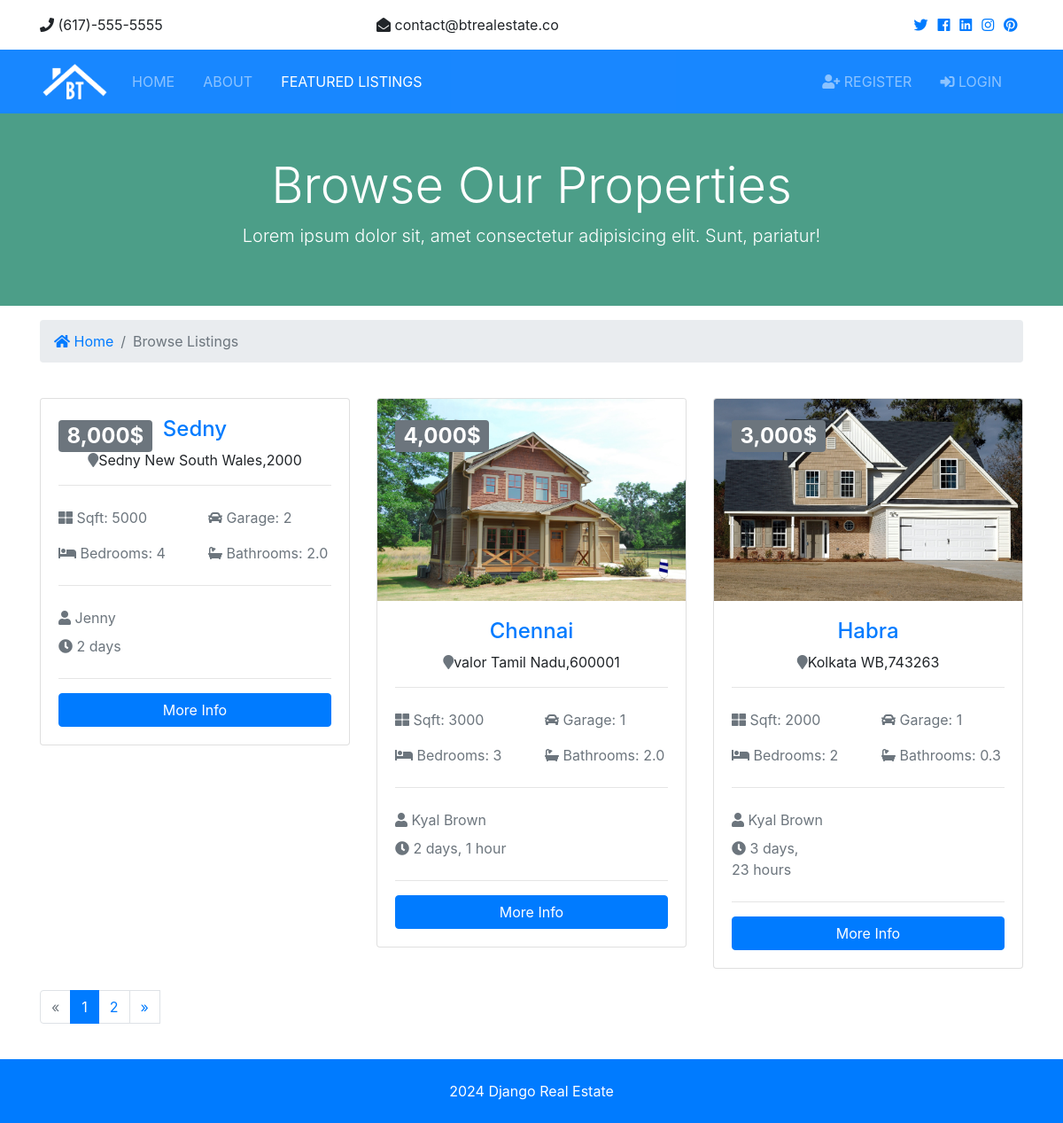
The page /listings/ on the database as committed earlier.
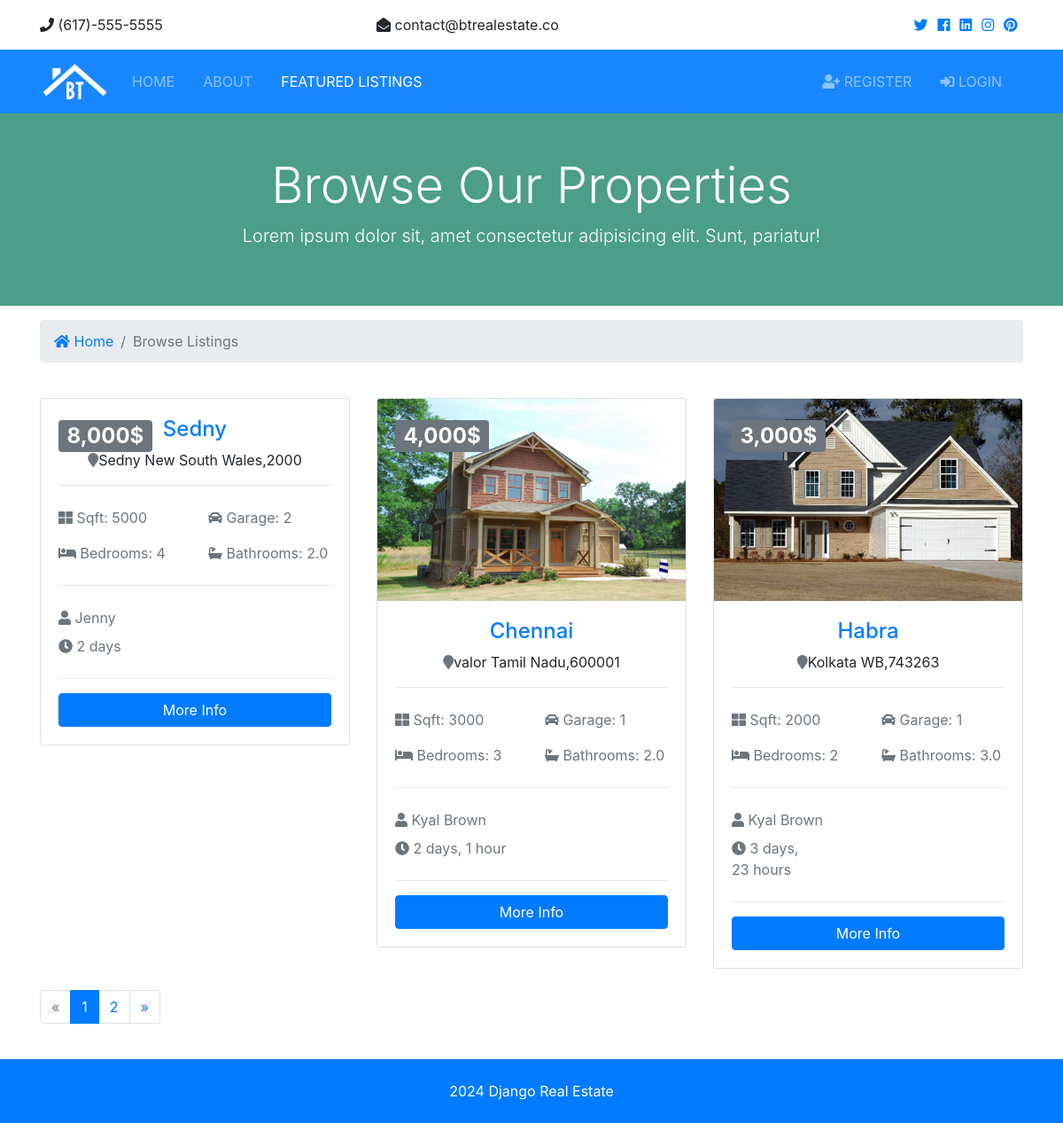
The same page on the database as committed later.
### listings/models.py (models this page shows, shortened)
class Listing(models.Model):
    realtor = models.ForeignKey(Realtor, on_delete=models.DO_NOTHING)
    title = models.CharField(max_length = 200)
    address = models.CharField(max_length = 200)
    city = models.CharField(max_length = 200)
    state = models.CharField(max_length = 200)
    zipcode = models.CharField(max_length = 200)
    description = models.TextField(blank=True)
    price = models.IntegerField()
    bedrooms = models.IntegerField()
    bathrooms = models.DecimalField(max_digits=2,decimal_places=1)
    garage = models.IntegerField(default=0)
    sqft = models.IntegerField()
    lot_size= models.DecimalField(max_digits=5,decimal_places=1)
    photo_main = models.ImageField(upload_to ='photos/%Y/%m/%d/', blank=True)
    photo_1 = models.ImageField(upload_to ='photos/%Y/%m/%d/',blank=True)
    photo_2 = models.ImageField(upload_to ='photos/%Y/%m/%d/', blank=True)
    photo_3 = models.ImageField(upload_to ='photos/%Y/%m/%d/', blank=True)
    photo_4 = models.ImageField(upload_to ='photos/%Y/%m/%d/', blank=True)
    photo_5 = models.ImageField(upload_to ='photos/%Y/%m/%d/', blank=True)
    is_published = models.BooleanField(default=True)
    list_date = models.DateTimeField(default= datetime.now , blank=True)

### realtors/models.py (models this page shows)
class Realtor(models.Model):
    name = models.CharField(max_length= 200)
    photo = models.ImageField(upload_to='photos/%Y/%m/%d/')
    description = models.TextField(max_length= 500)
    phone = models.CharField(max_length= 50)
    email = models.CharField(max_length= 50)
    is_mvp = models.BooleanField(default=False)
    hire_date = models.DateTimeField(default=datetime.now, blank=True)
    def __str__(self):
        return self.name

### listings/views.py (the view)
# urls.py: path('', views.index, name='listings'),
def index(request):
    listings = Listing.objects.order_by('-list_date').filter(is_published=True)
    paginator = Paginator(listings, 3)
    page = request.GET.get('page')
    paged_listings = paginator.get_page(page)
    context = {
        'listings': paged_listings,
    }
    return render(request, 'listings/listings.html', context)

### templates/listings/listings.html (shortened to what the changed rows need)
{% extends "base.html" %}
{% load humanize %}
{% block content %}
<section id="showcase-inner" class="py-5 text-white">
    <div class="container">
      <div class="row text-center">
        <div class="col-md-12">
          <h1 class="display-4">Browse Our Properties</h1>
        </div>
      </div>
    </div>
</section>
 <section id="listings" class="py-4">
    <div class="container">
      <div class="row">
        {% if listings %}
          {% for listing in listings %}
          <div class="col-md-6 col-lg-4 mb-4">
            <div class="card listing-preview">
              <img class="card-img-top" src="{{listing.photo_main.url}}" alt="">
              <div class="card-img-overlay">
                <h2>
                  <span class="badge badge-secondary text-white">{{listing.price | intcomma}}$</span>
                </h2>
              </div>
              <div class="card-body">
                <div class="listing-heading text-center">
                  <h4 class="text-primary">{{listing.title}}</h4>
                  <p>
                    <i class="fas fa-map-marker text-secondary"></i>{{ listing.city }} {{listing.state}},{{listing.zipcode}}</p>
                </div>
                <hr>
                <div class="row py-2 text-secondary">
                  <div class="col-6">
                    <i class="fas fa-th-large"></i> Sqft: {{listing.sqft}}</div>
                  <div class="col-6">
                    <i class="fas fa-car"></i> Garage: {{listing.garage}}</div>
                </div>
                <div class="row py-2 text-secondary">
                  <div class="col-6">
                    <i class="fas fa-bed"></i> Bedrooms: {{listing.bedrooms}}</div>
                  <div class="col-6">
                    <i class="fas fa-bath"></i> Bathrooms: {{listing.bathrooms}}</div>
                </div>
                <hr>
                <div class="row py-2 text-secondary">
                  <div class="col-12">
                    <i class="fas fa-user"></i> {{listing.realtor}}</div>
                </div>
                <div class="row text-secondary pb-2">
                  <div class="col-6">
                    <i class="fas fa-clock"></i> {{listing.list_date | timesince }}</div>
                </div>
                <hr>
                <a href="{% url 'listing' listing.id  %}" class="btn btn-primary btn-block">More Info</a>
              </div>
            </div>
          </div>
          {% endfor %}
        {% else %}
          <div class="col-md-12">
            <h1>No  properties found.</h1>
          </div>
        {% endif %}
      </div>
    </div>
  </section>
{% endblock content %}

Rows that differ between the two databases and show on the page:
changed Listing "Habra": bathrooms "0.3" → "3.0"
